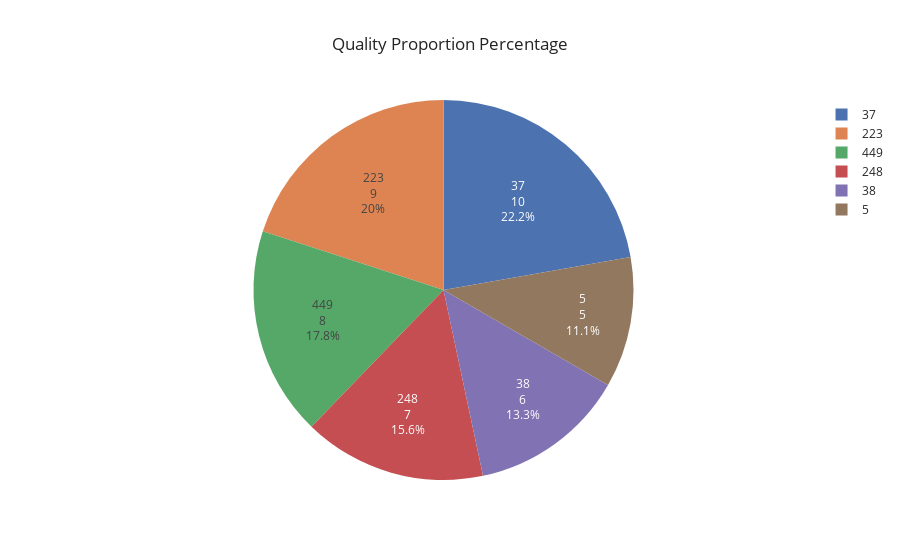

This figure's notebook cell:
### Code cell
plot_classes(df['quality'])

### Figure 1 — Plotly figure (JSON) as saved in the notebook; plotly's stock layout.template omitted (floating-point values rounded to 4 significant figures)
{"data": [{"domain": {"x": [0, 1], "y": [0, 1]}, "hovertemplate": "Count=%{label}<br>Quality=%{value}<extra></extra>", "labels": [5, 38, 248, 449, 223, 37], "legendgroup": "", "name": "", "showlegend": true, "textinfo": "value+percent+label", "textposition": "inside", "type": "pie", "values": [5, 6, 7, 8, 9, 10]}], "layout": {"legend": {"tracegroupgap": 0}, "title": {"text": "Quality Proportion Percentage"}}}
